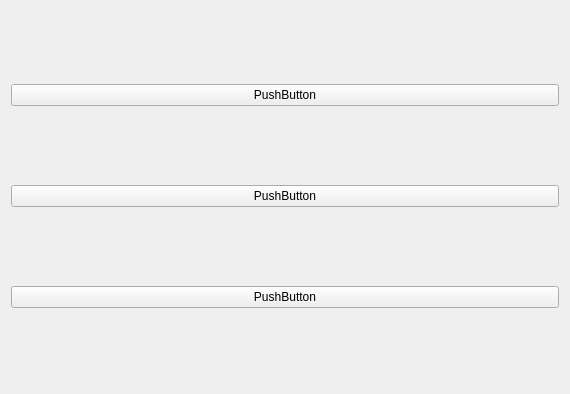
<?xml version="1.0" encoding="UTF-8"?>
<ui version="4.0">
 <class>Form</class>
 <widget class="QWidget" name="Form">
  <property name="geometry">
   <rect>
    <x>0</x>
    <y>0</y>
    <width>570</width>
    <height>394</height>
   </rect>
  </property>
  <property name="windowTitle">
   <string>Form</string>
  </property>
  <layout class="QVBoxLayout" name="verticalLayout">
   <item>
    <widget class="QPushButton" name="pushButton">
     <property name="text">
      <string>PushButton</string>
     </property>
    </widget>
   </item>
   <item>
    <widget class="QPushButton" name="pushButton_2">
     <property name="text">
      <string>PushButton</string>
     </property>
    </widget>
   </item>
   <item>
    <widget class="QPushButton" name="pushButton_3">
     <property name="text">
      <string>PushButton</string>
     </property>
    </widget>
   </item>
  </layout>
 </widget>
 <resources/>
 <connections/>
</ui>
